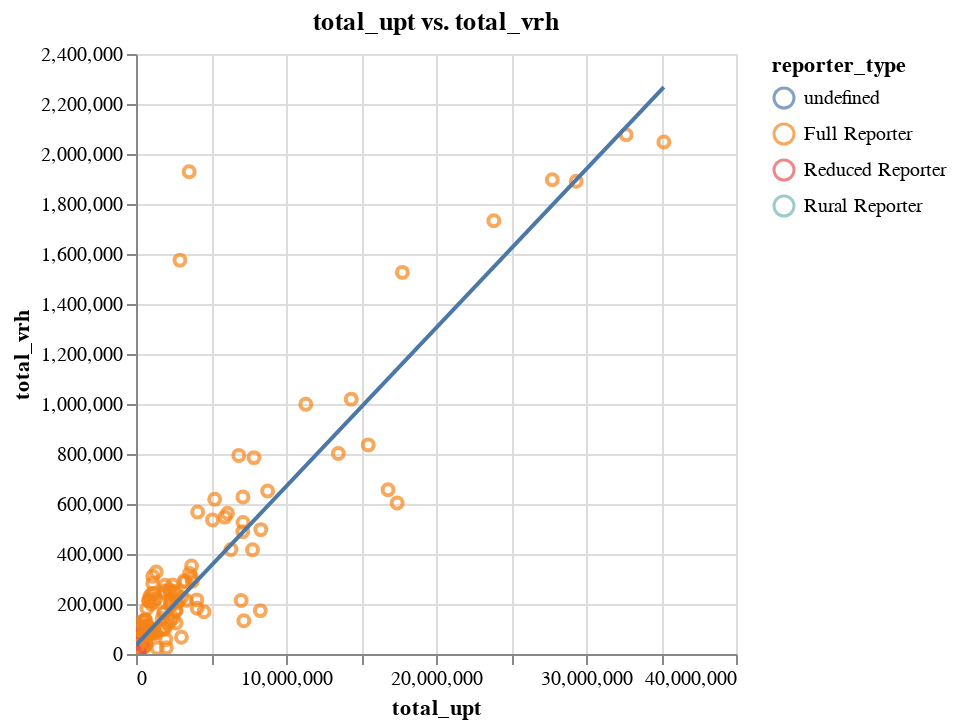

Write notebook code for a chart like this one.
### Markdown cell above
### Service-effectiveness metrics

### Code cell
#Passengers (upt?) per VRH

make_scatter(
    agg_metrics_no_outliers,
    "total_upt",
    "total_vrh",
    color = "reporter_type"
)

### Figure 1 — Vega-Lite specification as saved in the notebook (floating-point values rounded to 4 significant figures; data arrays with more than 128 entries replaced by an {"elided": "..."} marker saying what was removed)
{"config": {"view": {"continuousWidth": 300, "continuousHeight": 300}}, "layer": [{"mark": {"type": "point"}, "encoding": {"color": {"field": "reporter_type", "type": "nominal"}, "tooltip": [{"field": "total_upt", "type": "quantitative"}, {"field": "total_vrh", "type": "quantitative"}, {"field": "agency", "type": "nominal"}], "x": {"field": "total_upt", "type": "quantitative"}, "y": {"field": "total_vrh", "type": "quantitative"}}, "name": "view_4", "title": "total_upt vs. total_vrh"}, {"mark": {"type": "line"}, "encoding": {"color": {"field": "reporter_type", "type": "nominal"}, "tooltip": [{"field": "total_upt", "type": "quantitative"}, {"field": "total_vrh", "type": "quantitative"}, {"field": "agency", "type": "nominal"}], "x": {"field": "total_upt", "type": "quantitative"}, "y": {"field": "total_vrh", "type": "quantitative"}}, "title": "total_upt vs. total_vrh", "transform": [{"on": "total_upt", "regression": "total_vrh"}]}], "data": {"name": "data-37f63450d1e6173462a08b14ae7142fa"}, "params": [{"name": "param_8", "select": {"type": "interval", "encodings": ["x", "y"]}, "bind": "scales", "views": ["view_4"]}], "$schema": "https://vega.github.io/schema/vega-lite/v5.17.0.json", "datasets": {"data-37f63450d1e6173462a08b14ae7142fa": {"elided": "320 records"}}}
